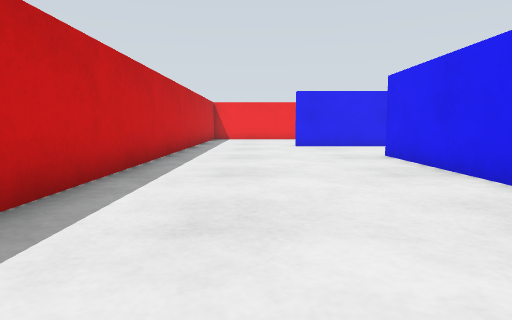
[1] (above)

16 first-person views from a walk through a world built for the Gazebo simulator. The camera is 0.39 m above the floor, tilts 6° down and sees 75° across. The floor is counted in squares, 0.5 m on a side. Each view is taken from the middle of a square. On the plan, view 1 faces up. The plan holds only what a view shows up to about 11 squares ahead; the rest is blank. The place goes on beyond the plan.

[2]
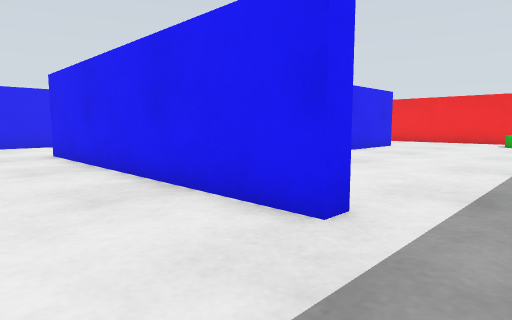

[3]
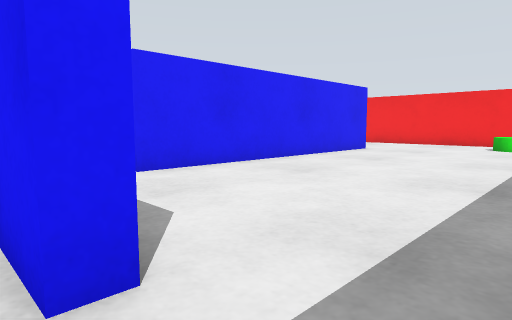

[4]
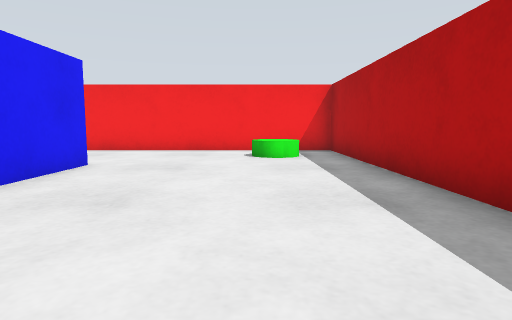

[5]
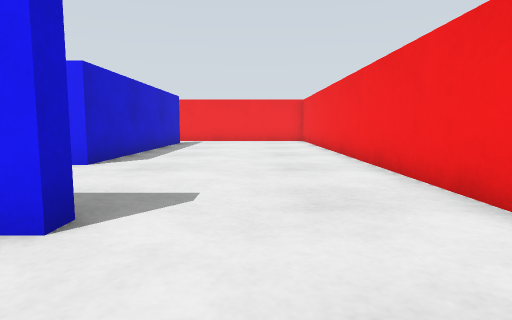

[6]
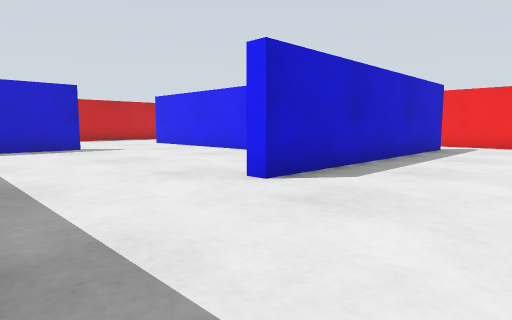

[7]
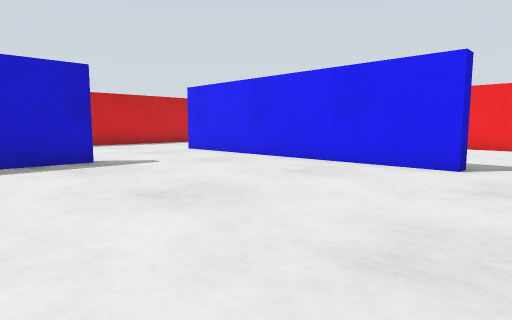

[8]
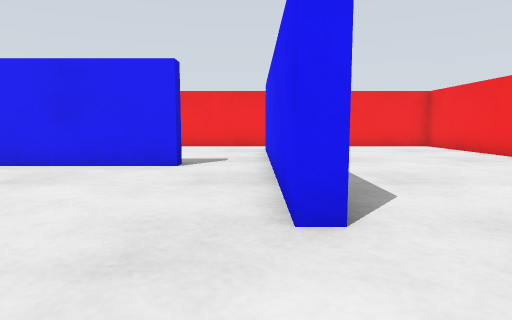

[9]
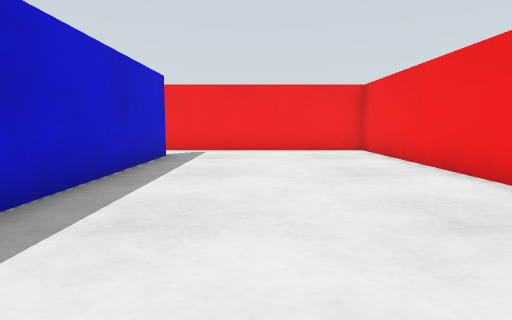

[10]
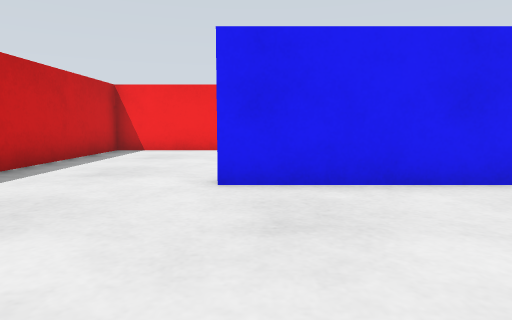

[11]
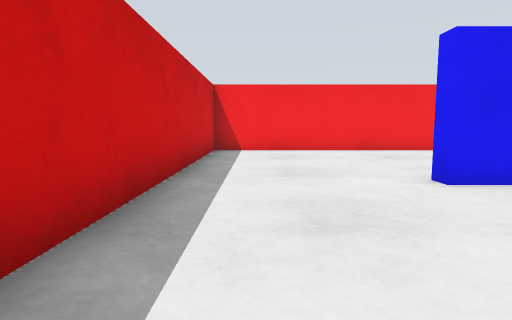

[12]
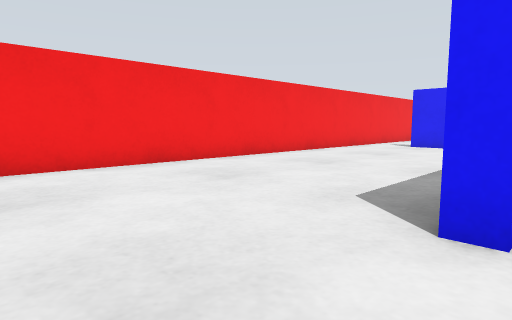

[13]
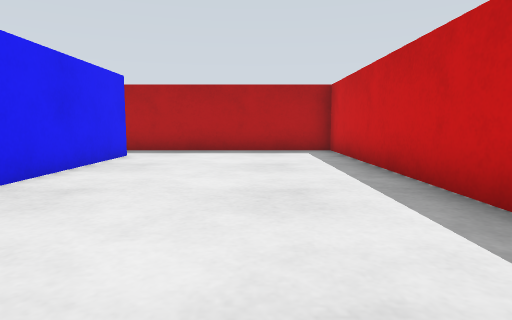

[14]
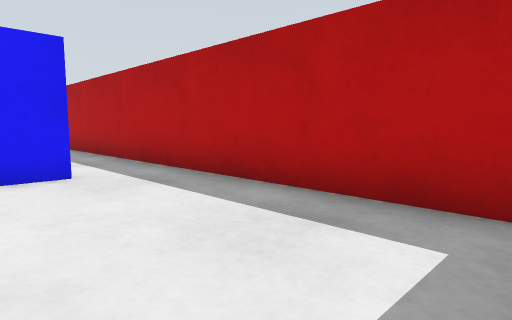

[15]
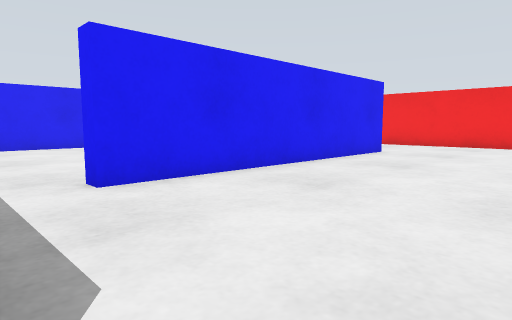

[16]
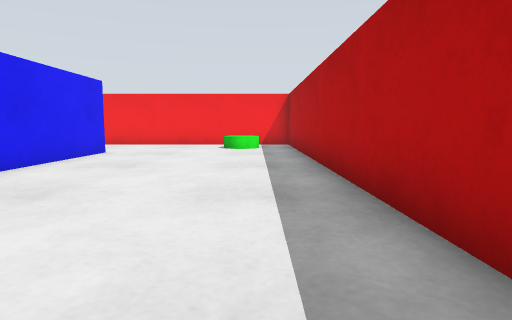

### Floor plan
Points are (right, up) in squares from view 1. A wall is a line through its corners. A room is listed if a view was taken in it or the views show most of it. See-through windows are left out.
Room 1 (views 1, 2, 3, 4, 5, 6, 7, 8, 9, 10, 11, 12, 13, 14, 15, 16)
walls: (3.7, 8.6) (3.7, 6.4); (9.5, 12.8) (9.5, 12.3) (1.5, 12.3) (1.5, 12.8); (13.5, 4.8) (13.5, 4.3) (5.5, 4.3) (5.5, 4.8); (3.8, 0.5) (3.3, 0.5) (3.3, 8.5); (11.7, 16.6) (11.7, 8.5) (11.3, 8.5) (11.3, 16); (9.4, 18.3) (-2.3, 18.3) (-2.3, -1.3) (17.3, -1.3) (17.3, 18.3) (11.1, 18.3)
objects: green cylinder (15, 0) to (16, 1)

Where each view was taken, in squares from view 1:
view 1: 0 up, 0 right, facing up
view 2: 1 down, 1 right, facing up-right
view 3: 1 down, 3 right, facing up-right
view 4: 1 up, 7 right, facing right
view 5: 2 up, 15 right, facing up
view 6: 5 up, 15 right, facing up-left
view 7: 6 up, 11 right, facing up-left
view 8: 6 up, 11 right, facing up
view 9: 8 up, 14 right, facing up
view 10: 8 up, 2 right, facing up
view 11: 8 up, 1 left, facing up
view 12: 12 up, 1 left, facing up-right
view 13: 9 up, 0 right, facing down
view 14: 2 up, 2 left, facing down-right
view 15: 0 up, 4 right, facing up-right
view 16: 0 up, 4 right, facing right
